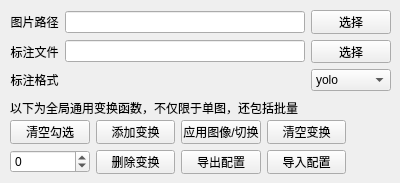
      <widget class="QWidget" name="tab_17">
       <attribute name="title">
        <string>单图配置</string>
       </attribute>
       <widget class="QWidget" name="gridLayoutWidget_6">
        <property name="geometry">
         <rect>
          <x>10</x>
          <y>10</y>
          <width>381</width>
          <height>81</height>
         </rect>
        </property>
        <layout class="QGridLayout" name="gridLayout_6">
         <item row="0" column="0">
          <widget class="QLabel" name="label_image">
           <property name="text">
            <string>图片路径</string>
           </property>
           <property name="alignment">
            <set>Qt::AlignCenter</set>
           </property>
          </widget>
         </item>
         <item row="1" column="1">
          <widget class="QLineEdit" name="line_edit_anno_path"/>
         </item>
         <item row="0" column="1">
          <widget class="QLineEdit" name="line_edit_image_path"/>
         </item>
         <item row="0" column="2">
          <widget class="QPushButton" name="button_image_path">
           <property name="text">
            <string>选择</string>
           </property>
          </widget>
         </item>
         <item row="1" column="2">
          <widget class="QPushButton" name="button_anno_path">
           <property name="text">
            <string>选择</string>
           </property>
          </widget>
         </item>
         <item row="1" column="0">
          <widget class="QLabel" name="label_anno_path">
           <property name="text">
            <string>标注文件</string>
           </property>
           <property name="alignment">
            <set>Qt::AlignCenter</set>
           </property>
          </widget>
         </item>
         <item row="2" column="0">
          <widget class="QLabel" name="label_anno_path_2">
           <property name="text">
            <string>标注格式</string>
           </property>
           <property name="alignment">
            <set>Qt::AlignCenter</set>
           </property>
          </widget>
         </item>
         <item row="2" column="2">
          <widget class="QComboBox" name="cob_dataset_format">
           <property name="layoutDirection">
            <enum>Qt::LeftToRight</enum>
           </property>
           <property name="currentIndex">
            <number>0</number>
           </property>
           <property name="sizeAdjustPolicy">
            <enum>QComboBox::AdjustToMinimumContentsLength</enum>
           </property>
           <item>
            <property name="text">
             <string>yolo</string>
            </property>
           </item>
           <item>
            <property name="text">
             <string>coco</string>
            </property>
           </item>
           <item>
            <property name="text">
             <string>pascal_voc</string>
            </property>
           </item>
           <item>
            <property name="text">
             <string>albumentations</string>
            </property>
           </item>
          </widget>
         </item>
        </layout>
       </widget>
       <widget class="QWidget" name="gridLayoutWidget_14">
        <property name="geometry">
         <rect>
          <x>10</x>
          <y>120</y>
          <width>336</width>
          <height>54</height>
         </rect>
        </property>
        <layout class="QGridLayout" name="gridLayout_14">
         <item row="0" column="2">
          <widget class="QPushButton" name="btn_apply_image">
           <property name="text">
            <string>应用图像/切换</string>
           </property>
          </widget>
         </item>
         <item row="0" column="0">
          <widget class="QPushButton" name="btn_clear_select">
           <property name="text">
            <string>清空勾选</string>
           </property>
          </widget>
         </item>
         <item row="0" column="1">
          <widget class="QPushButton" name="btn_add_method">
           <property name="text">
            <string>添加变换</string>
           </property>
          </widget>
         </item>
         <item row="0" column="3">
          <widget class="QPushButton" name="btn_clear_aug">
           <property name="text">
            <string>清空变换</string>
           </property>
          </widget>
         </item>
         <item row="1" column="1">
          <widget class="QPushButton" name="btn_aug_delete">
           <property name="text">
            <string>删除变换</string>
           </property>
          </widget>
         </item>
         <item row="1" column="0">
          <widget class="QSpinBox" name="sb_aug_index">
           <property name="minimum">
            <number>-99</number>
           </property>
          </widget>
         </item>
         <item row="1" column="2">
          <widget class="QPushButton" name="btn_export_config">
           <property name="text">
            <string>导出配置</string>
           </property>
          </widget>
         </item>
         <item row="1" column="3">
          <widget class="QPushButton" name="btn_import_config">
           <property name="text">
            <string>导入配置</string>
           </property>
          </widget>
         </item>
        </layout>
       </widget>
       <widget class="QLabel" name="label_48">
        <property name="geometry">
         <rect>
          <x>10</x>
          <y>100</y>
          <width>321</width>
          <height>16</height>
         </rect>
        </property>
        <property name="text">
         <string>以下为全局通用变换函数，不仅限于单图，还包括批量</string>
        </property>
       </widget>
      </widget>
